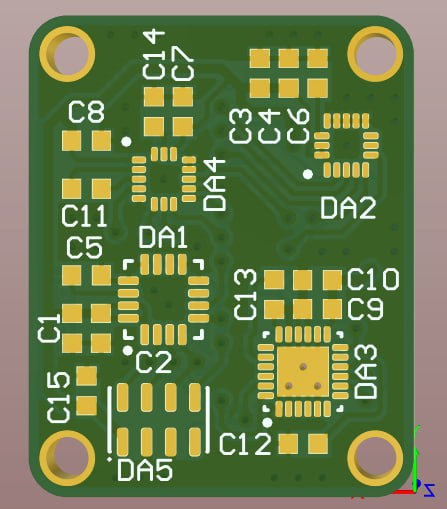
#> input picture image1.jpg, 447 x 509 px, given in place of the camera
$ python 'Работа с камерой.py'
#> lines starting #> are read from the running program, lines starting #| are printed output that depends on the picture; after the words box and inside, x2 and y2 are one past the last pixel; in counts of white or black regions, pixels touching at a corner belong together
#> further down, frame is the input picture: shape (509, 447, 3); mean B, G, R 78.7, 126.5, 110.2
import cv2
import numpy as np

def canny_edge_detection(frame):
    frame_hsv = cv2.cvtColor(frame, cv2.COLOR_BGR2HSV)
#> frame_hsv: shape (509, 447, 3); mean H, S, V 43.4, 114.7, 135.1

    lower_limit_y  = np.array([0, 150, 210])
    upper_limit_y = np.array([40 ,200, 240])
    lower_limit_g  = np.array([45,100, 80])
    upper_limit_g = np.array([70, 200, 120])

    mask_y = cv2.inRange(frame_hsv,lower_limit_y, upper_limit_y)
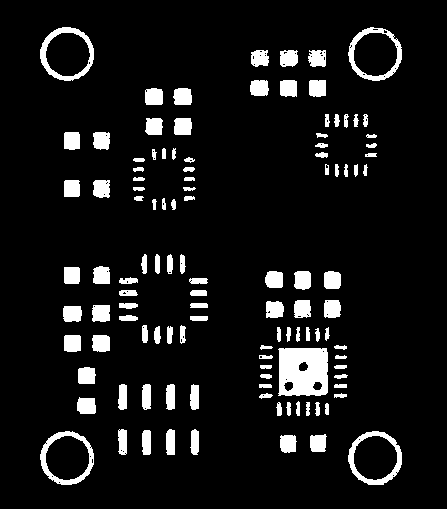
#> mask_y: shape (509, 447); 8.5% white; 115 white regions, largest, box (x1, y1, x2, y2) and area: (278, 348, 328, 396) 2135, (348, 431, 402, 485) 797, (40, 27, 94, 81) 794
    mask_g = cv2.inRange(frame_hsv,lower_limit_g, upper_limit_g)
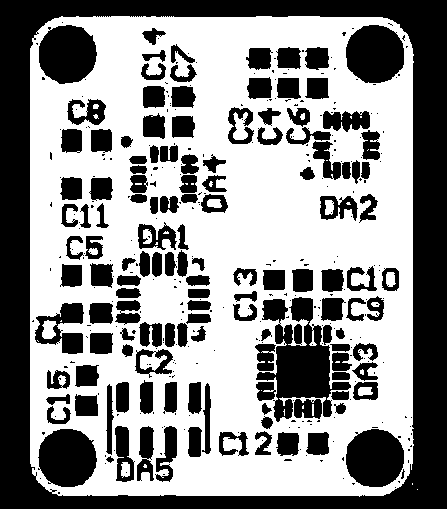
#> mask_g: shape (509, 447); 55.8% white; 392 black regions (257 under 20 px), largest, box (x1, y1, x2, y2) and area: (0, 0, 447, 509) 45201, (256, 297, 351, 422) 5023, (346, 25, 404, 83) 2713
    mask = mask_y + mask_g
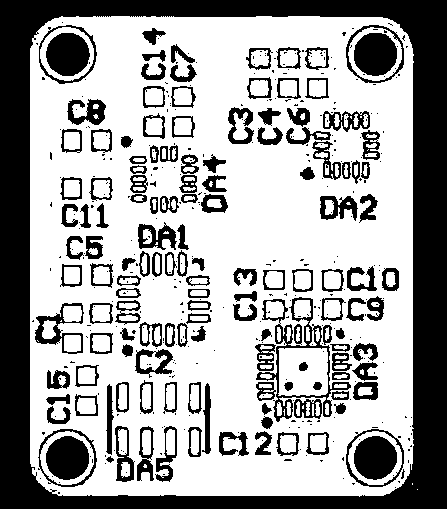
#> mask: shape (509, 447); 64.3% white; 463 black regions (321 under 20 px), largest, box (x1, y1, x2, y2) and area: (0, 0, 447, 509) 45201, (256, 297, 351, 422) 1686, (46, 436, 89, 480) 1483
    image1 = cv2.bitwise_and(frame, frame, mask=mask)
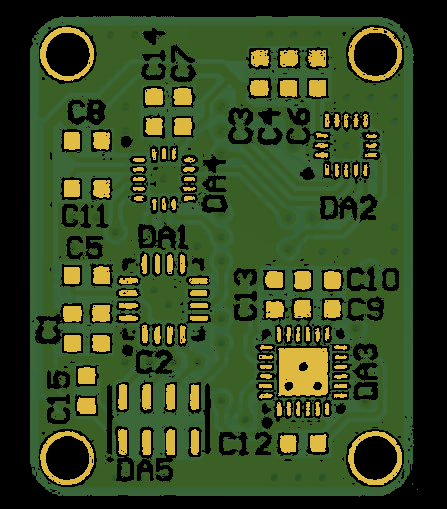
#> image1: shape (509, 447, 3); mean B, G, R 31.2, 70.6, 51.3

    blur = cv2.GaussianBlur(src=image1, ksize=(7, 7), sigmaX=0.5)
    frame_canny = cv2.Canny(blur, 100, 200)
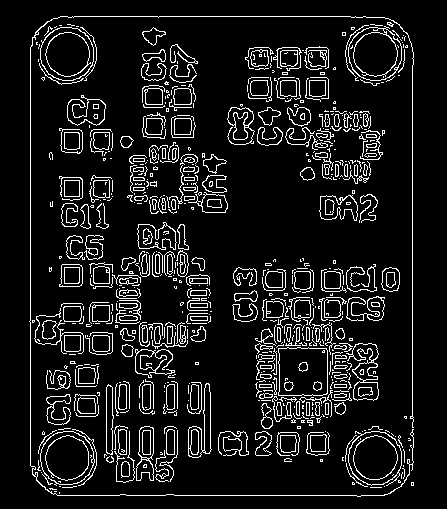
#> frame_canny: shape (509, 447); 9.8% white in thin lines or dots, all inside (x1, y1, x2, y2) = (29, 16, 414, 497)
    return blur, frame_canny

cap = cv2.VideoCapture(0)
while True:
    ret, frame = cap.read()
    if not ret:
        print('Image not captured')
        break

    blur, frame_canny = canny_edge_detection(frame)
    cv2.imshow("Размытое изображение", blur)
    cv2.imshow("Выделение границ", frame_canny)

    if cv2.waitKey(1) & 0xFF == 27:
#> (key Esc is pressed here)
        break

cap.release()
cv2.destroyAllWindows()
